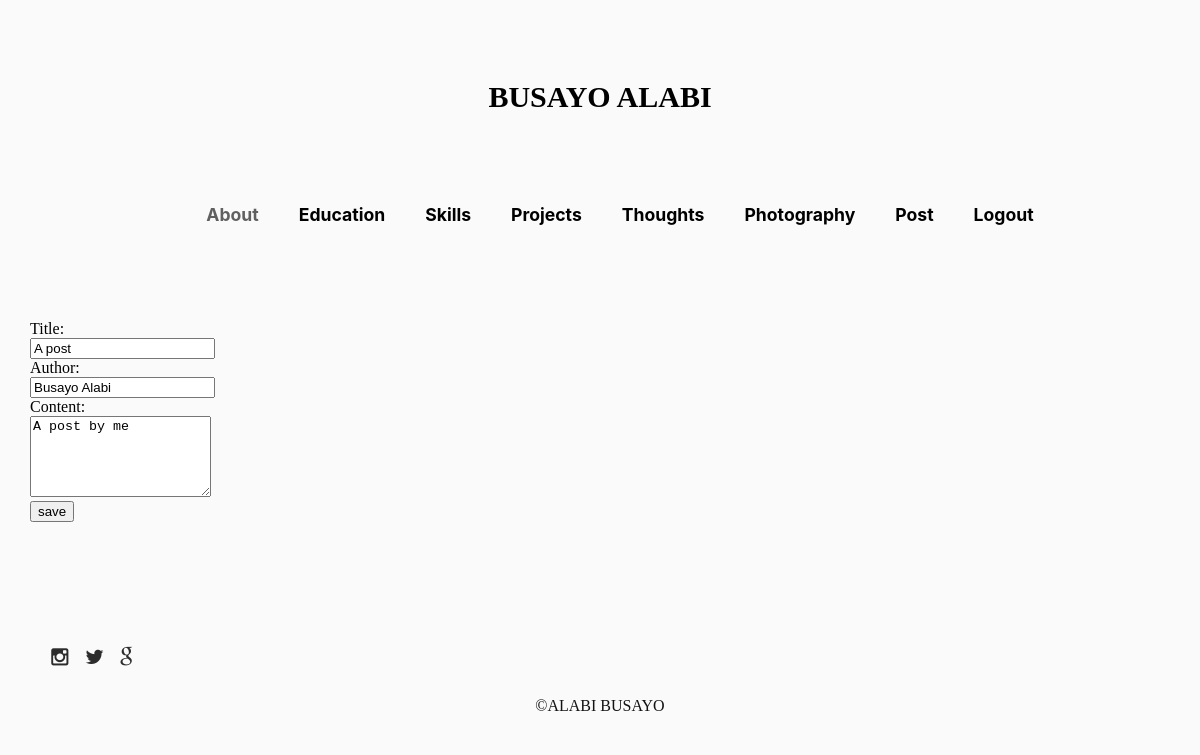
The page /posts/edit/1 on the database its author committed.
### app.py (models this page shows, shortened)
class Post(db.Model):
    id = db.Column(db.Integer, primary_key = True)
    title = db.Column(db.String(100), nullable = False)
    author = db.Column(db.String(100), nullable = False, default = 'N/A')
    content = db.Column(db.Text, nullable = False)
    date_posted = db.Column(db.DateTime, nullable = False, default = datetime.utcnow)
    comment = db.relationship('Comment')

### app.py (the view)
@app.route("/posts/edit/<int:id>", methods=['GET', 'POST'])
def edit(id):
    post = Post.query.get_or_404(id)
    if request.method == 'POST':
        post.title = request.form['title']
        post.author = request.form['author']
        post.content = request.form['content']
        db.session.commit()
        return redirect('/posts')
    else:
        return render_template('edit.html', posts = post)

### app.py (called while the page is built)
@app.before_request
def before_request():
    g.name = None
    if 'name' in session:
        g.name = session['name']

### templates/edit.html (shortened to what this page needs)
<!DOCTYPE html>
<html lang="en">
<head>
    <link rel="stylesheet" type="text/css" href="/static/main.css" />
	<link href="/static/css/font-awesome.min.css" rel="stylesheet"/>
</head>
<body class="content">
    <div id="header">
        <h1>BUSAYO ALABI</h1>
     </div>
    <nav class="navbar">
          <ul>
              <li><a class="active" href="#about">About</a></li>
              <li><a href="/education">Education</a></li>
              <li><a href="/skills">Skills</a></li>
              <li><a href="/projects">Projects</a></li>
              <li><a href="/thoughts">Thoughts</a></li>
              <li><a href="/photography">Photography</a></li>
              <li><a href="/posts">Post</a></li>
          <li><a href="/logout">Logout</a></li>
          </ul>
      </nav>
      <div class="main">
          <form action="/posts/edit/{{posts.id}}" method="post">
          Title:
          <br>
          <input type="text"  name="title" value="{{posts.title}}" required>
          <br>
          Author:
          <br>
          <input type="text"  name="author" value="{{posts.author}}" required>
          <br>
          Content:
          <br>
          <textarea rows = "5" name = "content" required>{{posts.content}}</textarea>
          <br>
         <input type = "submit" value = "save" id="sub" />
    </form>
   </div>
   <footer>
       <ul class="social">
           <li><a href="https://www.instagram.com/busayo_jee/" target="_blank"><i class="fa fa-instagram"></i></a></li>
           <li><a href="https://twitter.com/busayo_jee" target="_blank"><i class="fa fa-twitter"></i></a></li>
           <li><a href="https://mail.google.com/mail/u/0/#inbox?compose=GTvVlcSBpDxzVVdwFpgChLfFdBJpBrmjlwblqwzwjRlDFXBnhTHZvHMxfHhQmQwWlncBmpcwjdflV" target="_blank"><i class="fa fa-google"></i></a></li>
       </ul>
   </footer>
 <footer class="second">
       <p>&copy;ALABI BUSAYO</p>
   </footer>
</body>
</html>

### static/main.css (style rules this page uses)
html { scroll-behavior: smooth; }
.content { margin: 0px; padding: 10px; background-color: #fafafa; box-sizing: border-box; }
.navbar { display: flex; justify-content: center; background-color: #fafafa; position: sticky; top: 0; }
.navbar ul { display: flex; list-style: none; margin: 20px 0px; }
.navbar ul li { font-family: -apple-system, BlinkMacSystemFont, 'Segoe UI', Roboto, Oxygen, Ubuntu, Cantarell, 'Open Sans', 'Helvetica Neue', sans-serif; font-size: 1.1rem; font-weight: bold; }
.navbar ul li a { text-decoration: none; color: black; padding: 6px 20px; }
.navbar ul li a.active { color: #606060; }
#header { text-align: center; padding: 50px 10px; margin-bottom: 0px; color: black; font-size: 15px; font-weight: bold; transition: 0.2s; position: sticky; top: 0; background-color: #fafafa; }
.main { justify-content: right; text-align: left; padding-left: 20px; margin-top: 75px; animation: transitionin 1s; }
.social { list-style-type: none; text-align: left; margin-top: 75px; }
.social li { display: inline-flex; margin-top: 50px; }
.social i { font-size:20px; margin: 1% 5% 7% 4%; color: #2c2c2c; width: 30px; }
footer.second { background-color: #fafafa; }
footer.second p { color: #131313; text-align: center; padding: 1%; }
html { font-size: 100%; scroll-behavior: smooth; }
@media (min-width:640px) { .content { font-size: 1rem; } }
@media (min-width:960px) { .content { font-size: 1.2rem; } }
@media (min-width:1100px) { .content { font-size: 1rem; } }

### rows shown on the page
Post: title "A post", author "Busayo Alabi", content "A post by me"
